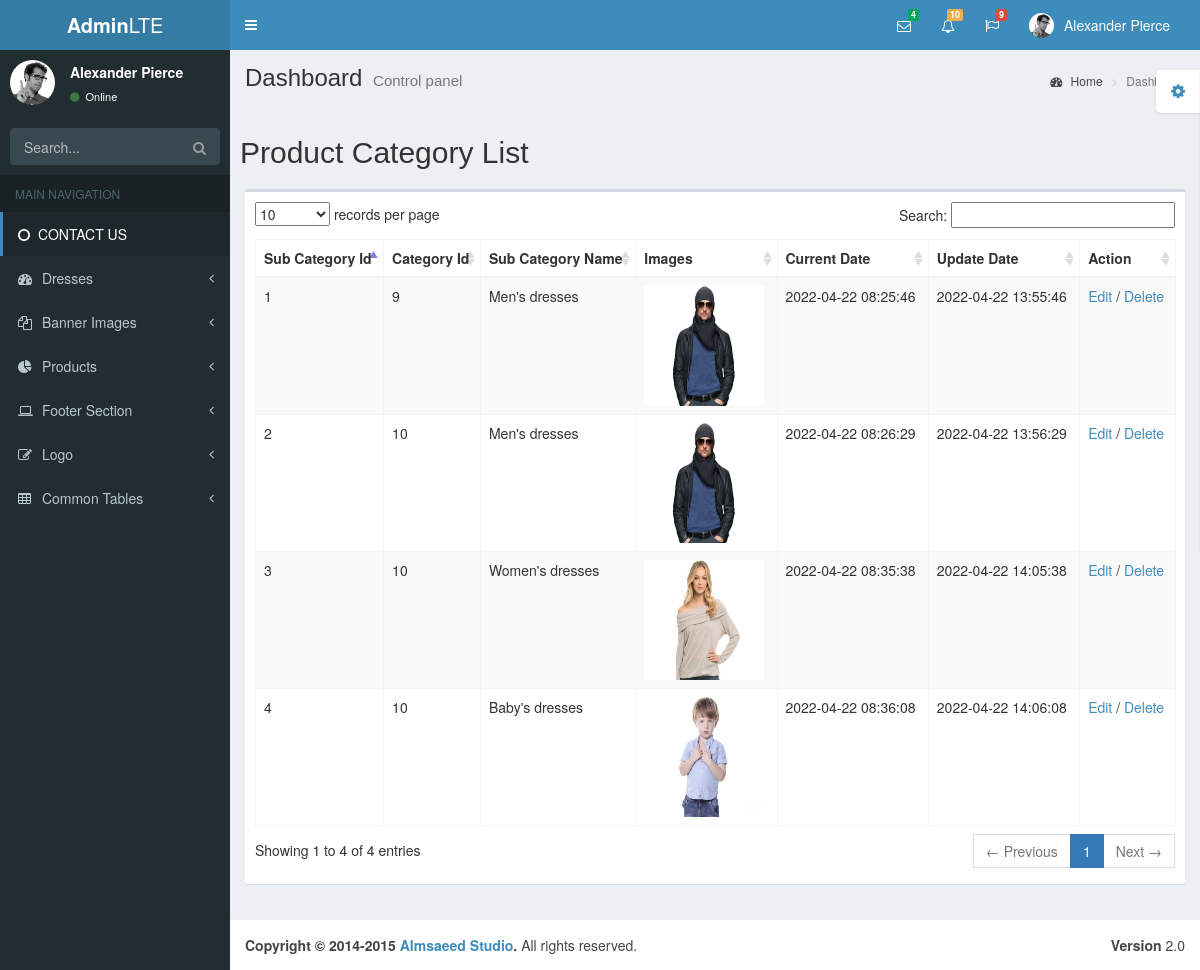
Page /admin/shop_admin/list_sub_category.php on the committed database.
### tables this page shows
CREATE TABLE IF NOT EXISTS `sub_category` (
  `sub_id` int(10) NOT NULL AUTO_INCREMENT,
  `dress_id` int(10) NOT NULL,
  `sub_category_name` varchar(200) NOT NULL,
  `sub_img` varchar(200) NOT NULL,
  `currentdate` timestamp NOT NULL DEFAULT current_timestamp() ON UPDATE current_timestamp(),
  `updatedate` datetime NOT NULL DEFAULT current_timestamp(),
  PRIMARY KEY (`sub_id`)
);

### admin/shop_admin/list_sub_category.php (the view, shortened to what this page needs)
<?php
include("../main_pages/header2.php");
include("../main_pages/left_sidebar.php");
?>
<?php
include("../database/connection.php");
$sql = "Select * from sub_category";
$result = $conn->query($sql);
?>
      <div class="content-wrapper">
        <section class="content-header">
          <h1>
            Dashboard
            <small>Control panel</small>
          </h1>
          <ol class="breadcrumb">
            <li><a href="#"><i class="fa fa-dashboard"></i> Home</a></li>
            <li class="active">Dashboard</li>
          </ol>
        </section>
        <section class="content">
          <div class="row">
              <form action="../database/add_category_data.php" method="post">
                  <div class="box-body">
                    <h2>Product Category List</h2>
                  </div>
                </form>
          </div>
          <div class="box">
                <div class="box-body">
                  <table id="example1" class="table table-bordered table-striped">
                    <thead>
                          <tr>
                            <th>Sub Category Id</th>
                            <th>Category Id</th>
                            <th>Sub Category Name</th>
                            <th>Images</th>
                            <th>Current Date</th>
							<th>Update Date</th>
                            <th>Action</th>
                          </tr>
                    </thead>
                    <tbody>
                      <?php
                              if($result->num_rows>0) {
                                while ($row=$result->fetch_assoc()) {
                                  $sub_id = $row['sub_id'];
                                  $dress_id = $row['dress_id'];
                                  $sub_category_name = $row['sub_category_name'];
                                  $sub_img = $row['sub_img'];
                                  $currentdate = $row['currentdate'];
								  $updatedate = $row['updatedate'];
                            ?>
                          <tr>
                            <td><?php echo $sub_id; ?></td>
							<td><?php echo $dress_id; ?></td>
                            <td><?php echo $sub_category_name; ?></td>
                            <td><img class="list_post_img" src="../bannerimg/<?php echo $sub_img; ?>" width="120px" height="120"/></td>
                            <td><?php echo $currentdate; ?></td>
                            <td><?php echo $updatedate; ?></td>
                            <td><a class="green" href="edit_category.php?id=<?php echo $row['sub_id'];?>">Edit</a> / <a class="green" href="category_delete.php?id=<?php echo $row['sub_id'];?>&dresscatname=<?php echo $row['sub_category_name'];?>">Delete</a></td>
                          </tr>
                          <?php
                          }
                          }
                        ?>
                    </tbody>
                  </table>
                </div>
              </div>
        </section>
      </div>
<?php
include("../main_pages/footer2.php");
?>

### rows in the picture
sub_category: sub_id "1", dress "9", sub_category_name "Men's dresses", sub_img (picture), currentdate "2022-04-22 08:25:46", updatedate "2022-04-22 13:55:46"
sub_category: sub_id "2", dress "10", sub_category_name "Men's dresses", sub_img (picture), currentdate "2022-04-22 08:26:29", updatedate "2022-04-22 13:56:29"
sub_category: sub_id "3", dress "10", sub_category_name "Women's dresses", sub_img (picture), currentdate "2022-04-22 08:35:38", updatedate "2022-04-22 14:05:38"
sub_category: sub_id "4", dress "10", sub_category_name "Baby's dresses", sub_img (picture), currentdate "2022-04-22 08:36:08", updatedate "2022-04-22 14:06:08"
